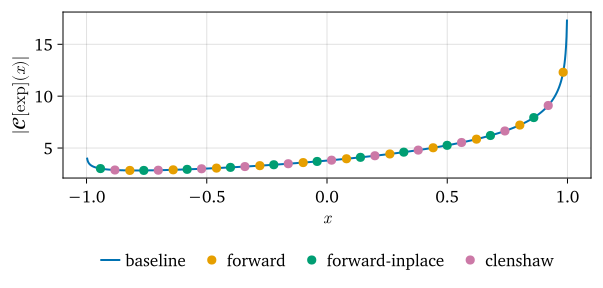

Recreate this plot in Julia.
using FastRecurrenceArrays, RecurrenceRelationshipArrays, SingularIntegrals,
    ClassicalOrthogonalPolynomials, LinearAlgebra, CairoMakie, FastGaussQuadrature;

x = range(ComplexF64(-1.0), ComplexF64(1.0), 1000);

P = Legendre();
f_N = expand(P, exp);

function cauchytransforms(n)
    forward = Vector{Float64}(undef, length(x))
    inplace = Vector{Float64}(undef, length(x))
    clenshaw = Vector{Float64}(undef, length(x))

    ff = Float64.(collect(f_N.args[2][1:n]))

    forward .= abs.(FixedCauchy(n, x, ff))
    inplace .= abs.(InplaceCauchy(n, x, ff))
    clenshaw .= abs.(ClenshawCauchy(n, x, ff))

    return forward, inplace, clenshaw
end;

baseline_c = [Float64.(abs.((inv.(x₀ .- axes(P, 1)')) * f_N)) for x₀ in x];

pt = 4 / 3;
inch = 96;

set_theme!(
    theme_latexfonts(),
    fontsize=round(13pt),
    linewidth=2,
    markersize=13,
    figure_padding=12,
);

fig = Figure(size=(6.28inch, 4inch));

ax = Axis(
    fig[1, 1],
    xlabel=L"x",
    ylabel=L"|\mathcal{C}[\exp](x)|",
    title=L"Cauchy stability of forward, forward-inplace and clenshaw\\for $x \in [-1, 1]$ inside the integral domain using $100,000$ recurrences",
);

forward, inplace, clenshaw = cauchytransforms(100_000);

lines!(ax, real(x), baseline_c, linewidth=2);
# shift the colours
scatter!(ax, [0], [0], visible=false);
scatter!(ax, real(x)[1:90:end], forward[1:90:end]);
scatter!(ax, real(x)[30:90:end], inplace[30:90:end]);
scatter!(ax, real(x)[60:90:end], clenshaw[60:90:end]);

Legend(
    fig[2, 1],
    [b, f, i, c],
    [L"baseline$$", L"forward$$", L"forward-inplace$$", L"clenshaw$$"],
    orientation=:horizontal,
    framevisible=false,
);

fig;

save("blowup-cauchy-inside.svg", fig);